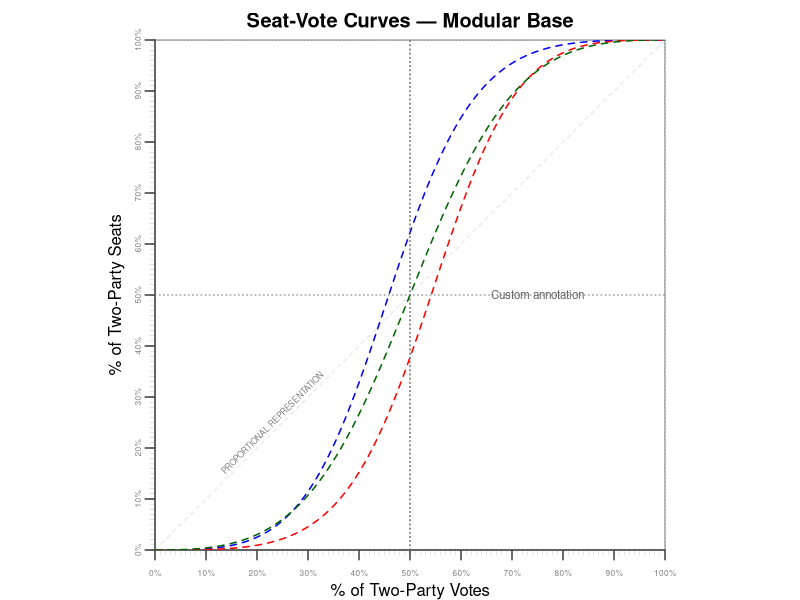
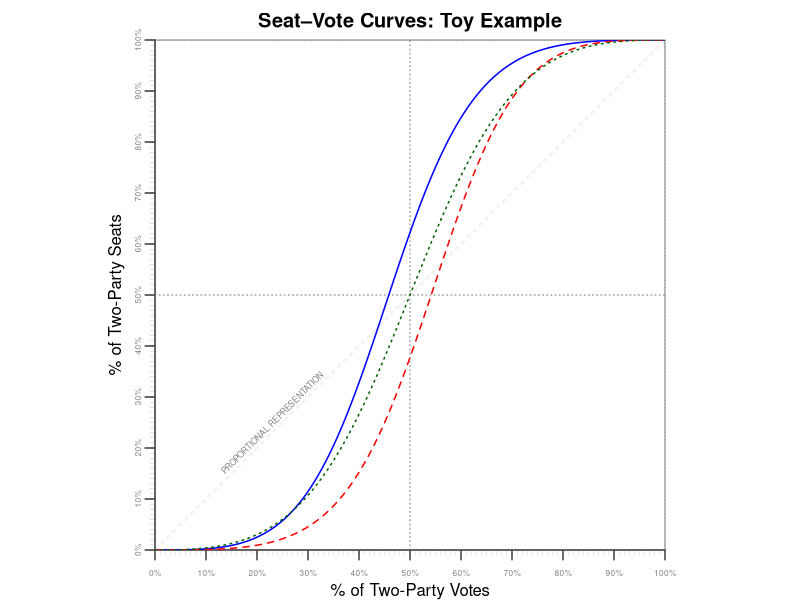
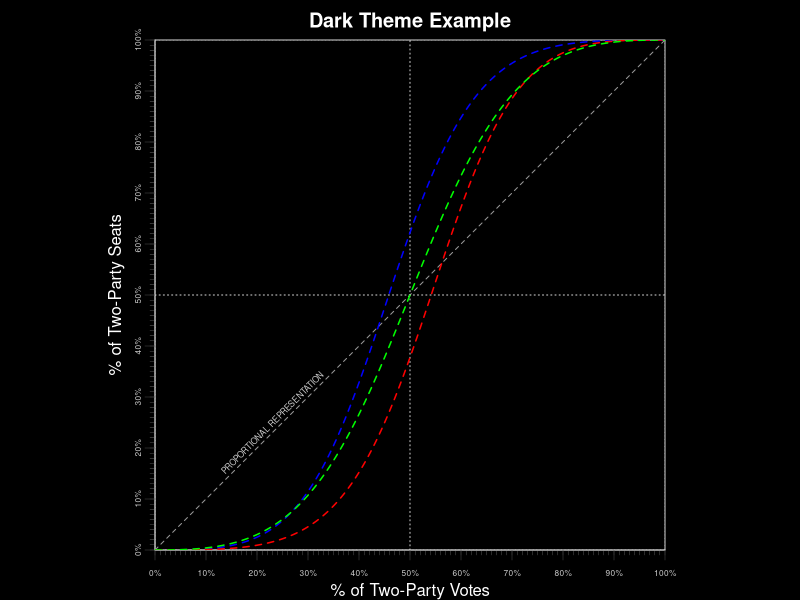

Source code (R) for these figures, in order:
sv_plot_base <- function(main = "",
                         xlab = "% of Two-Party Votes",
                         ylab = "% of Two-Party Seats",
                         xaxis = TRUE,
                         yaxis = TRUE,
                         prop.line = TRUE,
                         box = TRUE,
                         xlim = c(0, 1),
                         ylim = c(0, 1),
                         theme = "light") {

  if (theme == "dark") {
    bg_col <- "black"
    fg_col <- "white"
    axis_col <- "gray80"
    grid_col <- "gray60"
    shade_col <- rgb(1, 1, 1, 0.4)
  } else {
    bg_col <- "white"
    fg_col <- "black"
    axis_col <- "gray50"
    grid_col <- "gray90"
    shade_col <- rgb(0.1, 0.1, 0.1, 0.5)
  }

  par(pty = "s", mar = c(2.5, 2, 2, 1), mgp = c(0.5, 0.5, 0), bg = bg_col)
  plot(1,
       type = "n",
       ylim = ylim, xlim = xlim,
       xaxs = "i", yaxs = "i",
       ylab = "", xlab = "",
       main = main, bty = "n",
       axes = FALSE, col.main = fg_col)

  if (xaxis) {
    axis(side = 1, las = 2, at = seq(0, 1, 0.1), labels = FALSE, lwd.ticks = 0.4, col = axis_col)
    axis(side = 1, las = 2, at = seq(0, 1, 0.01), labels = FALSE, lwd.ticks = 0.2, tck = -0.01, col = axis_col)
    axis(side = 1, at = seq(0, 1, 0.1),
         labels = paste0(seq(0, 100, 10), "%"), cex.axis = 0.5, col.axis = axis_col)
  }

  if (yaxis) {
    axis(side = 2, las = 2, at = seq(0, 1, 0.1), labels = FALSE, lwd.ticks = 0.4, col = axis_col)
    axis(side = 2, las = 2, at = seq(0, 1, 0.01), labels = FALSE, lwd.ticks = 0.2, tck = -0.01, col = axis_col)
    axis(side = 2, at = seq(0, 1, 0.1),
         labels = paste0(seq(0, 100, 10), "%"), cex.axis = 0.5, col.axis = axis_col)
  }

  mtext(xlab, side = 1, line = 1.5, col = fg_col)
  mtext(ylab, side = 2, line = 1.5, col = fg_col)

  if (prop.line) {
    abline(0, 1, lty = 2, col = grid_col)
    text(0.23, 0.25, "PROPORTIONAL REPRESENTATION",
         srt = 45, cex = 0.5, col = axis_col)
  }

  if (box) {
    box(col = axis_col)
    abline(v = 0.5, lty = 3, col = axis_col)
    abline(h = 0.5, lty = 3, col = axis_col)
  }

  rect(-.05, -.05, 0, 1.05, col = shade_col, density = 40, border = "transparent")
  rect(0, 0, 1.05, -.05, col = shade_col, density = 40, border = "transparent")
  rect(1, 0, 1.05, 1.05, col = shade_col, density = 40, border = "transparent")
  rect(0, 1, 1, 1.05, col = shade_col, density = 40, border = "transparent")
}


sv_add_curve <- function(curve,
                         color = "blue",
                         lty = 2,
                         label = NULL,
                         label_pos = NULL,
                         label_col = NULL,
                         label_cex = 0.6) {

  lines(curve, lwd = 1.5, col = color, lty = lty)

  if (!is.null(label)) {
    if (is.null(label_pos)) {
      xlab <- tail(curve[, 1], 1)
      ylab <- tail(curve[, 2], 1)
    } else {
      xlab <- label_pos$x
      ylab <- label_pos$y
    }
    if (is.null(label_col)) label_col <- color
    text(xlab, ylab, label, col = label_col, cex = label_cex, pos = 4)
  }
}

sv.hyp <- function(r, b, n = 1000){
  V  <- seq(from = 0.001,to = 0.999, length = n )
  LV <- log(V/(1-V))
  S  <- (1+exp(-b - r*LV))^-1

  dta <- cbind.data.frame(V,S)

  return(dta)
}

sv_curve <- function(s,v, lwd=2, col="gray40") {
  sv <- function(x) (x / (1 - x))
	reg <- summary(lm(log(sv(s)) ~ log(sv(v))))
	VOTES.tmp <- seq(0,1, by=.01)
	seatvotes <- reg$coefficients[2]*log(VOTES.tmp/(1 - VOTES.tmp)) + reg$coefficients[1]
	funct2 <- function (x) exp(seatvotes) / (1 + exp(seatvotes)) 
	plot(funct2, from=0.0, to=1, add=TRUE, lwd=lwd, col=col)	
}


# Example usage
# Generate data
sv1 <- sv.hyp(r = 3, b = 0.5)
sv2 <- sv.hyp(r = 3, b = -0.5)
sv3 <- sv.hyp(r = 2.5, b = 0)

# Draw base once
sv_plot_base(main = "Seat-Vote Curves — Modular Base")

# Add curves one by one
sv_add_curve(sv1, color = "blue", label = "b = 0.5")
sv_add_curve(sv2, color = "red", label = "b = -0.5")
sv_add_curve(sv3, color = "darkgreen", label = "b = 0")

# You can add additional annotations or lines freely
abline(v = 0.5, col = "gray40", lty = 3)
text(0.75, 0.5, "Custom annotation", col = "gray40", cex = 0.7)


# A wrapper for one-shot plotting
sv_plot <- function(..., main = "", theme = "light", labels = NULL, colors = NULL, ltys = NULL) {
  curves <- list(...)
  n <- length(curves)
  sv_plot_base(main = main, theme = theme)
  if (is.null(colors)) colors <- rep_len(c("blue", "red", "green"), n)
  if (is.null(ltys)) ltys <- rep_len(2, n)
  for (i in seq_len(n)) {
    sv_add_curve(curves[[i]], color = colors[i],
                 lty = ltys[i],
                 label = if (!is.null(labels)) labels[i] else NULL)
  }
}


# --- Toy Example for sv_plot() ---

# Generate some hypothetical seat-vote relationships
sv1 <- sv.hyp(r = 3, b = 0.5)
sv2 <- sv.hyp(r = 3, b = -0.5)
sv3 <- sv.hyp(r = 2.5, b = 0)

# Draw all three in one go using the wrapper
sv_plot(sv1, sv2, sv3,
        main   = "Seat–Vote Curves: Toy Example",
        theme  = "light",
        labels = c("Bias = +0.5", "Bias = -0.5", "Bias = 0"),
        colors = c("blue", "red", "darkgreen"),
        ltys   = c(1, 2, 3))

# You can toggle to a dark mode easily				 
sv_plot(sv1, sv2, sv3,
        main = "Dark Theme Example",
        theme = "dark",
        labels = c("b=0.5", "b=-0.5", "b=0"))
